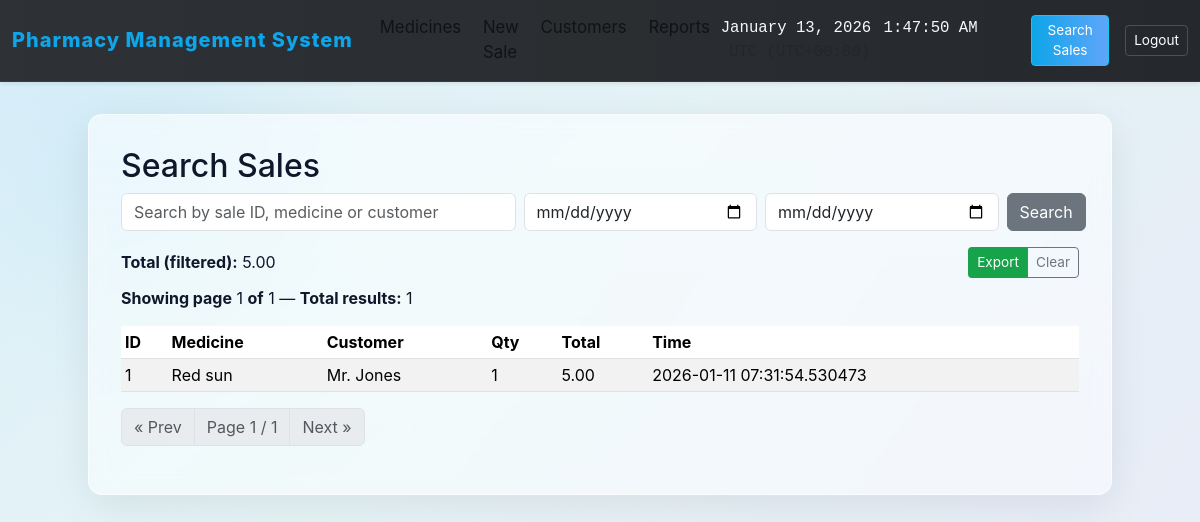
The page /sales/search (signed in) on the database its author committed.
### models.py (models this page shows, shortened)
class Sale(db.Model):
    id = db.Column(db.Integer, primary_key=True)
    medicine_id = db.Column(db.Integer, db.ForeignKey("medicine.id"), nullable=False)
    medicine = db.relationship("Medicine")
    quantity = db.Column(db.Integer, nullable=False)
    price_per_unit = db.Column(db.Float, nullable=False)
    total_price = db.Column(db.Float, nullable=False)
    timestamp = db.Column(db.DateTime, default=datetime.now)
    customer_id = db.Column(db.Integer, db.ForeignKey("customer.id"), nullable=True)
    customer = db.relationship("Customer")

class Medicine(db.Model):
    id = db.Column(db.Integer, primary_key=True)
    name = db.Column(db.String(120), nullable=False)
    brand = db.Column(db.String(120))
    price = db.Column(db.Float, nullable=False)
    quantity = db.Column(db.Integer, nullable=False, default=0)
    expiry_date = db.Column(db.Date, nullable=True)
    category = db.Column(db.String(80))
    description = db.Column(db.Text)

class Customer(db.Model):
    id = db.Column(db.Integer, primary_key=True)
    name = db.Column(db.String(120), nullable=False)
    phone = db.Column(db.String(30))

### app.py (the view, shortened to what this page needs)
    @app.route('/sales/search')
    @admin_required
    def search_sales():
        q = request.args.get('q', '').strip()
        from_date = request.args.get('from_date')
        to_date = request.args.get('to_date')
        all_sales_q = Sale.query
        try:
            if from_date:
                fd = datetime.strptime(from_date, '%Y-%m-%d')
                all_sales_q = all_sales_q.filter(Sale.timestamp >= fd)
            if to_date:
                td = datetime.strptime(to_date, '%Y-%m-%d')
                td_end = datetime(td.year, td.month, td.day, 23, 59, 59)
                all_sales_q = all_sales_q.filter(Sale.timestamp <= td_end)
        except Exception:
            pass
        try:
            page = int(request.args.get('page', 1))
        except Exception:
            page = 1
        try:
            per_page = int(request.args.get('per_page', 10))
        except Exception:
            per_page = 10
        pagination = all_sales_q.order_by(Sale.timestamp.desc()).paginate(page=page, per_page=per_page, error_out=False)
        all_sales = pagination.items
        total_all_val = db.session.query(func.coalesce(func.sum(Sale.total_price), 0.0)).select_from(all_sales_q.subquery()).scalar()
        try:
            total_all = float(total_all_val)
        except Exception:
            total_all = sum(s.total_price for s in all_sales)
        return render_template('search_sales.html', all_sales=all_sales, pagination=pagination, total_all=total_all, q=q, from_date=from_date, to_date=to_date)

### templates/search_sales.html (shortened to what this page needs)
{% extends 'base.html' %}
{% block content %}
  <h2>Search Sales</h2>
  <form id="search-form" class="row g-2 mb-3" method="get" action="{{ url_for('search_sales') }}">
    <div class="col-md-5">
      <input class="form-control" name="q" placeholder="Search by sale ID, medicine or customer" value="{{ q or '' }}">
    </div>
    <div class="col-md-3">
      <input class="form-control" name="from_date" type="date" value="{{ from_date or '' }}">
    </div>
    <div class="col-md-3">
      <input class="form-control" name="to_date" type="date" value="{{ to_date or '' }}">
    </div>
    <div class="col-md-1">
      <button class="btn btn-secondary" type="submit">Search</button>
    </div>
  </form>
  <div id="results-container">
    <div class="d-flex justify-content-between align-items-center">
      <p class="mb-0"><strong>Total (filtered):</strong> {{'%.2f'|format(total_all)}}</p>
      <div class="btn-group">
        <a id="search-export" href="{{ url_for('export_sales', q=q or '', from_date=from_date or '', to_date=to_date or '') }}" class="btn btn-sm btn-success">Export</a>
        <a id="search-clear" href="{{ url_for('search_sales') }}" class="btn btn-sm btn-outline-secondary">Clear</a>
      </div>
    </div>
    <p class="mt-2"><strong>Showing page</strong> {{ pagination.page }} <strong>of</strong> {{ pagination.pages }} — <strong>Total results:</strong> {{ pagination.total }}</p>
    <table class="table table-sm table-striped">
      <thead><tr><th>ID</th><th>Medicine</th><th>Customer</th><th>Qty</th><th>Total</th><th>Time</th></tr></thead>
      <tbody>
        {% for s in all_sales %}
          <tr>
            <td>{{s.id}}</td>
            <td>{{s.medicine.name}}</td>
            <td>{{s.customer.name if s.customer else '—'}}</td>
            <td>{{s.quantity}}</td>
            <td>{{'%.2f'|format(s.total_price)}}</td>
            <td>{{s.timestamp}}</td>
          </tr>
        {% endfor %}
      </tbody>
    </table>
    <nav aria-label="Sales pagination">
      <ul class="pagination">
        <li class="page-item {% if not pagination.has_prev %}disabled{% endif %}">
          <a class="page-link" href="{{ url_for('search_sales', q=q or '', from_date=from_date or '', to_date=to_date or '', page=pagination.prev_num, per_page=request.args.get('per_page',10)) }}">&laquo; Prev</a>
        </li>
        <li class="page-item disabled"><span class="page-link">Page {{ pagination.page }} / {{ pagination.pages }}</span></li>
        <li class="page-item {% if not pagination.has_next %}disabled{% endif %}">
          <a class="page-link" href="{{ url_for('search_sales', q=q or '', from_date=from_date or '', to_date=to_date or '', page=pagination.next_num, per_page=request.args.get('per_page',10)) }}">Next &raquo;</a>
        </li>
      </ul>
    </nav>
  </div>
{% endblock %}

### templates/base.html (style rules this page uses)
:root { --primary-blue: #0ea5e9; --accent-green: #16a34a; --danger-red: #ef4444; --glass-white: rgba(255,255,255,0.75); --glass-border: rgba(255,255,255,0.6); --muted: rgba(0,0,0,0.6); }
html,body { height:100%; }
body { background: linear-gradient(135deg, rgba(14,165,233,0.12) 0%, rgba(16,185,129,0.06) 40%, rgba(239,68,68,0.04) 100%), radial-gradient( circle at 10% 20%, rgba(14,165,233,0.06), transparent 20%), linear-gradient(120deg, #f8fafc 0%, #eaf2ff 100%); min-height: 100vh; font-family: -apple-system, BlinkMacSystemFont, 'Segoe UI', Roboto, 'Helvetica Neue', Arial; color: #0f172a; }
.btn-success { background:var(--accent-green);border-color:transparent;color:#fff }
.btn-sm { padding:.25rem .5rem;font-size:.85rem }
table { background:transparent }
.table-striped>tbody>tr:nth-of-type(odd) { background:rgba(15,23,42,0.02) }

### rows shown on the page
Sale: id "1", medicine.name "Red sun", customer "Mr. Jones", quantity "1", total_price "5.00", timestamp "2026-01-11 07:31:54.530473"

### other values the page prints
{{ '%.2f'|format(total_all) }} "5.00"
{{ pagination.page }} "1"
{{ pagination.pages }} "1"
{{ pagination.total }} "1"
